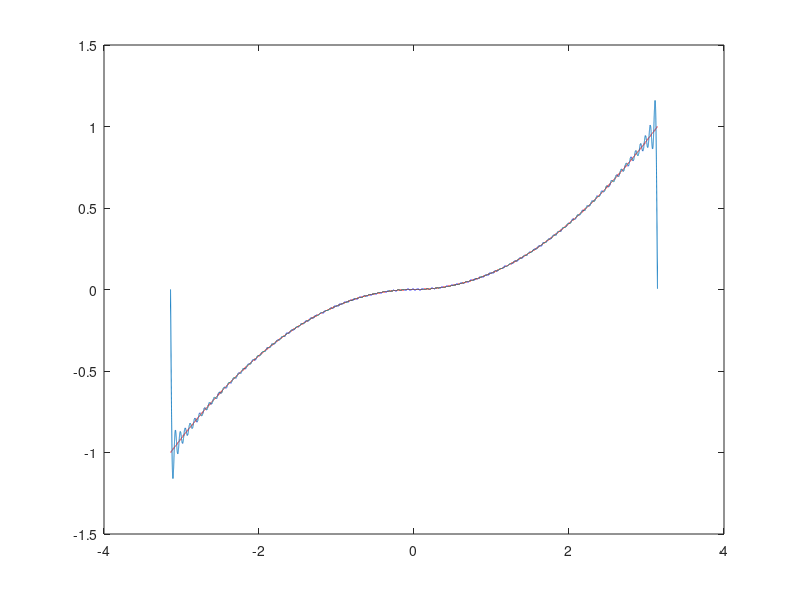

MATLAB code to generate this figure:
clear all ; close all; clc
T=2*pi; 

t = -T/2:1e-4:T/2;

k=100;
sf=0;

f= -(t/pi).^2.*(t>=-T/2 & t <0) + ((t/pi).^2.*(t>=0 & t <T/2));
plot(t, f, 'r'), hold 'on'

for n= 1:k
    bn = 2*((2-pi^2*n^2)*cos(n*pi)-2)/(pi^3*n^3);
    sf = sf + bn*sin(n*t);

endfor

plot(t,sf)
  
